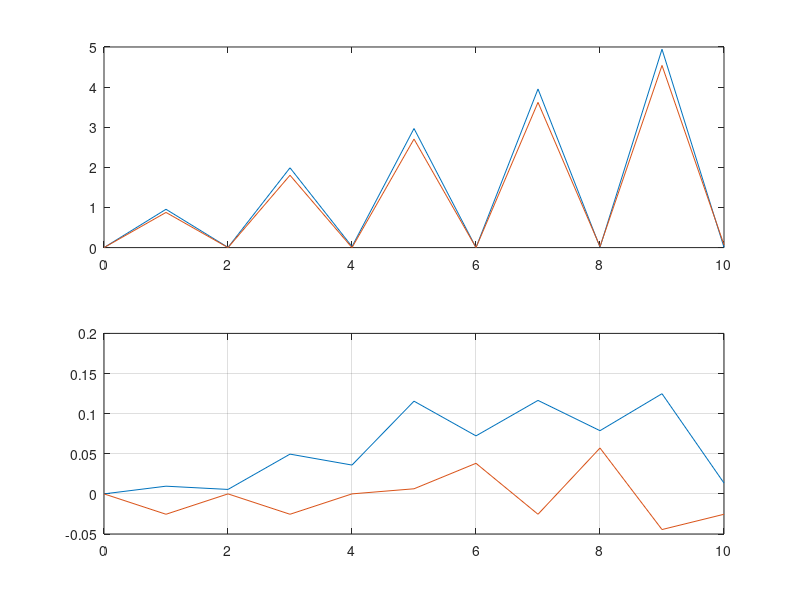
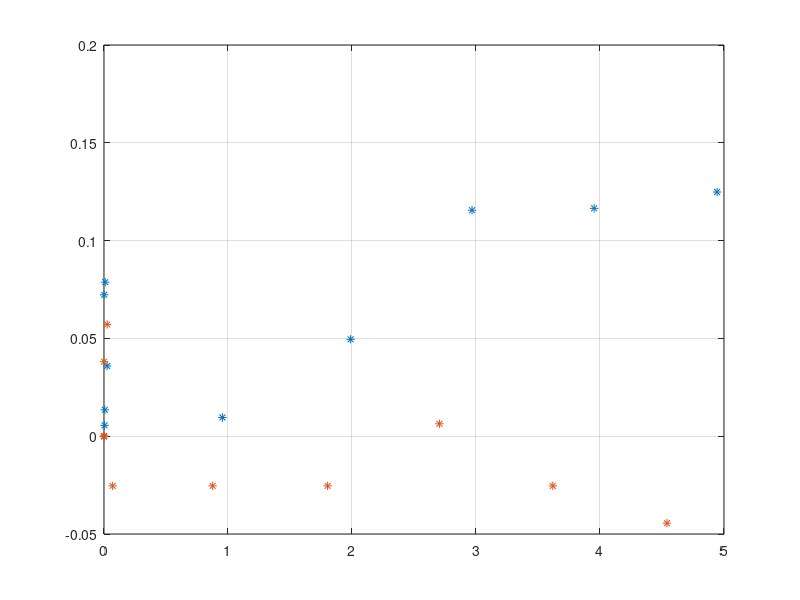
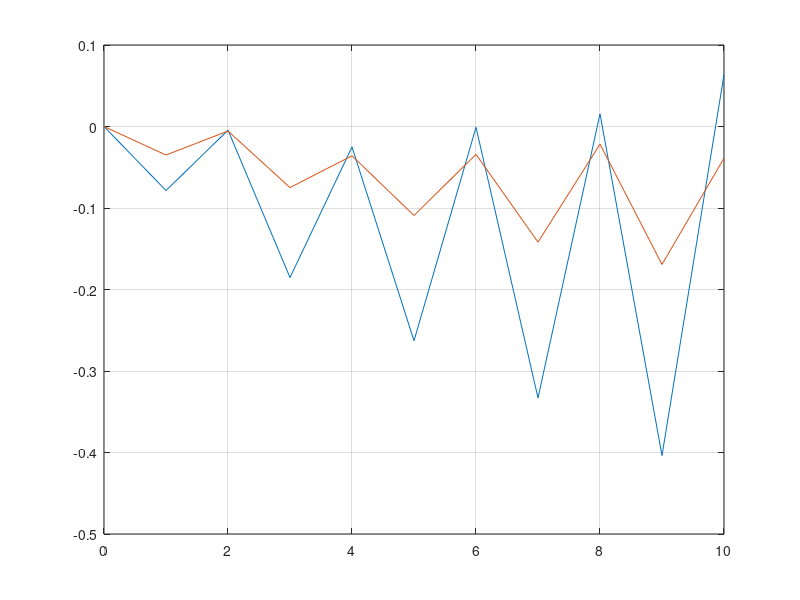

Write MATLAB code to recreate these figures, in order.
clear
load ForwardTest1.mat

%%
close all

times_at_locs = [0, 18, 29, 42, 58, 72, 88, 105, 123, 142, 160]';
inds = zeros(size(times_at_locs));
for i = 1:length(inds)
    [~,I] = min(abs(timejag - times_at_locs(i)));
    inds(i) = I;
end

xjag_locs = xjag(inds);
yjag_locs = yjag(inds);
ym = ym - ym(1);

subplot(2,1,1);
plot(location,[xjag_locs,xm])
subplot(2,1,2);
plot(location,[yjag_locs,ym])
grid on

figure();
plot(xjag_locs, yjag_locs, '*', xm, ym, '*')
grid on

xerror = xm - xjag_locs;
yerror = ym - yjag_locs;

figure();
plot(location,[xerror,yerror])

grid on

figure();

